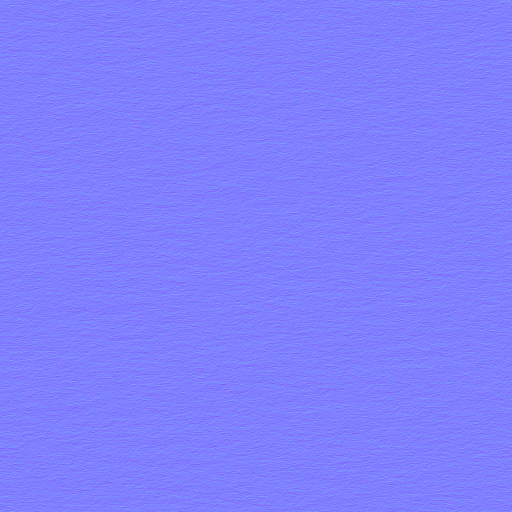
#> input picture assets/detail_grain_brushed_nor.png, 1024 x 1024 px (shown at 1/2 size)
$ python -i gen_detail_normal.py   (imports and definitions only)
#> lines starting #> are read from the running program, lines starting #| are printed output that depends on the picture
#!/usr/bin/env python3
# -*- coding: utf-8 -*-
"""디테일 그레인 노멀맵 절차 생성 — T1 재질층 §3.3 (W2-A5)

`t1_material_layer_spec_v1.md` v1.1 §3.3 이 "1순위 = 절차 생성" 으로 확정한 산출물.
저장소 보유분(`plaster_nor_dx` = mineral · `asphalt_nor_dx` = granular)은 §3.2 에서
이미 합격했으므로 **폴백**이고, 본 스크립트는 **제3계열(brushed) + 세 계열 공통 1순위**를
만든다. brushed 는 보유분 전멸(§3.2)이라 절차 외 대안이 없다.

핵심 규약 3건 (v1 과 다르다 — 반드시 지킬 것):
  1. **β 는 파워 지수**다.  power(height) ∝ f^(−β)   [v1.1 R2 · §3.3]
     v1 의 진폭 규약(amplitude ∝ f^−β)이 아니다. 두 규약은 2배 차이가 난다.
     노멀 = 높이장의 그래디언트 ⇒ 노멀 접선 파워 ∝ f^(2−β) ⇒ `slope_n ≈ 2 − β`.
  2. **나이퀴스트 컷** R > 0.45 (정규화 반경 주파수, 단위 cycles/px, 나이퀴스트 0.5).
     현행 변위 스킨이 M4 로 겪은 앨리어싱의 재발 차단.
  3. **자가검증 후에만 파일을 쓴다.** §3.1 게이트 불통과 시 exit 1 · 파일 0개.

측정 정의(`macro%`/`hf%`/`slope_n`/RMS)는 §3.4(a) 가 유일 원천이다. 본 스크립트는
`scripts/norm_spec.py` 가 있으면 그것을 쓰고, 없으면 §3.4(a) 공식을 그대로 인라인
구현한다(어느 쪽을 썼는지 stdout 에 각인한다). 인라인 구현의 정합성은 §3.4 의
**앵커 4맵**을 재측정해 소수점 1자리까지 일치하는지로 증명한다(`--verify-anchors`).

사용:
    python3 assets/gen_detail_normal.py                 # 생성 + 자가검증
    python3 assets/gen_detail_normal.py --verify-anchors # 측정기 앵커 재현만
    python3 assets/gen_detail_normal.py --dry-run       # 측정만, 파일 미저작
    python3 assets/gen_detail_normal.py --json out.json

GPU 0 · numpy + PIL 만 · 부작용은 `assets/detail_grain_*_nor.png` 3개뿐.
"""

import argparse
import json
import os
import sys

import numpy as np
from PIL import Image

HERE = os.path.dirname(os.path.abspath(__file__))
REPO = os.path.dirname(HERE)

# ---------------------------------------------------------------------------
# §3.1 합격 기준 (v1.1 재캘리브레이션)
# ---------------------------------------------------------------------------
# macro% 는 두 값을 함께 본다: 스펙 §3.1 문턱(10)이 정본이고, W2-A5 임무서가 준
# 완화 문턱(15)은 참고용이다. 게이트는 **엄격한 쪽(10)** 으로 건다 — 절차 생성은
# 예측 macro% 가 1 %대라 여유가 크므로 완화할 이유가 없다.
GATE = dict(
    macro_max=10.0,        # §3.1 — 모듈형 타일 맵 배제 필터
    macro_max_relaxed=15.0,  # 임무서 완화값(참고 열)
    slope_min=-0.9,        # §3.1 하한 — 0 에 가까울수록 백색잡음
    slope_max=+0.3,        # §3.1 [v1.1 신설] 상한 — 텍셀 해시 배제
    rms_min=0.12,
    rms_max=0.35,
    hf_min=10.0,           # 보조(교차 확인용). 판정에는 쓰지 않는다
)

# §3.4 검증 앵커 — 인라인 측정기가 반드시 재현해야 하는 값 (소수점 1자리)
ANCHORS = {
    "assets/scene01/concrete_wall_nor_dx.jpg": (-0.71, 4.1, 18.9, 0.056),
    "assets/scene01/asphalt_nor_dx.jpg":       (-0.66, 3.2, 13.3, 0.294),
    "assets/scene01/stone_flag_nor_dx.jpg":    (-2.46, 58.4, 2.5, 0.192),
    "assets/paving_interlock_nor.jpg":         (-1.98, 52.3, 4.8, 0.449),
}

# ---------------------------------------------------------------------------
# 생성 레시피 (§3.3 표)
# ---------------------------------------------------------------------------
# aniso = (ax, ay) — 진폭 성형에 쓰는 축별 주파수 스케일. 1.0/1.0 = 등방.
#   brushed 는 u 축 ×0.25 이방 필터: fx 를 0.25 로 나눠(=×4) 쓰면 x 방향 고주파가
#   더 빨리 감쇠 ⇒ **결이 u(=x) 축을 따라 길게 늘어난다**(브러시드 금속 스크래치).
RECIPES = [
    dict(name="mineral",  beta=2.0, rms=0.18, seed=7,
         aniso=(1.0, 1.0),
         note="포장·콘크리트·석재·연석·노징. plaster_nor_dx(RMS 0.159) 근방·등방"),
    dict(name="granular", beta=1.8, rms=0.28, seed=17,
         aniso=(1.0, 1.0),
         note="흙·자갈·아스팔트·눈. asphalt_nor_dx(RMS 0.294) 근방·등방"),
    dict(name="brushed",  beta=2.0, rms=0.14, seed=29,
         aniso=(0.25, 1.0),
         note="금속(이방 스크래치). 보유분 전멸이라 절차 외 대안 없음(§3.2)"),
]

N_DEFAULT = 1024
NYQ_CUT = 0.45


# ===========================================================================
# 측정기 — §3.4(a) 인라인 구현 (scripts/norm_spec.py 부재 시 폴백)
# ===========================================================================
def _crop_center(a, n):
    """네이티브 해상도에서 중앙 정사각 n 크롭. **리샘플 금지**."""
    h, w = a.shape[:2]
    y0 = (h - n) // 2
    x0 = (w - n) // 2
    return a[y0:y0 + n, x0:x0 + n]


def measure_tangent(nx, ny):
    """§3.4(a) 4)~8) — 접선 성분 2장에서 지표 4종을 낸다.

    nx, ny 는 **크롭이 끝난 정사각 float 배열**(값역 −1..1)이어야 한다.
    """
    n = nx.shape[0]
    # 4) 분리형 Hann 창 + **창 가중 평균 선차감**(재현 실패의 주 분기점)
    w1 = np.hanning(n)
    W = np.outer(w1, w1)
    sW = W.sum()

    def _prep(x):
        mu = float((W * x).sum() / sW)
        return (x - mu) * W

    # 5) FFT — 두 접선 성분 파워 합
    Fx = np.fft.fftshift(np.fft.fft2(_prep(nx)))
    Fy = np.fft.fftshift(np.fft.fft2(_prep(ny)))
    P = (np.abs(Fx) ** 2 + np.abs(Fy) ** 2)

    # 6) 방사 링 — fftshift 후 DC 는 인덱스 n//2
    iy, ix = np.indices((n, n))
    r = np.rint(np.hypot(iy - n // 2, ix - n // 2)).astype(np.int64)
    rmax = int(r.max())
    cnt = np.bincount(r.ravel(), minlength=rmax + 1).astype(np.float64)
    sm = np.bincount(r.ravel(), weights=P.ravel(), minlength=rmax + 1)
    prof = np.divide(sm, np.maximum(cnt, 1.0))

    r_nyq = n // 2
    # 7) 정규화 — **링 총합 가중**, DC(r=0) 제외
    T = float(sm[1:r_nyq + 1].sum())

    # 8) 지표
    r_macro = max(n // 32, 2)                       # N=1024 → r ∈ [1, 31]
    macro = 100.0 * float(sm[1:r_macro].sum()) / T
    hf = 100.0 * float(sm[n // 4:r_nyq + 1].sum()) / T

    rr = np.arange(3, n // 4)
    pp = prof[3:n // 4]
    ok = pp > 0
    slope = float(np.polyfit(np.log10(rr[ok]), np.log10(pp[ok]), 1)[0])

    rms = float(np.sqrt(np.mean(nx ** 2 + ny ** 2)))
    return dict(n=n, slope_n=slope, macro=macro, hf=hf, rms=rms)


def measure_file(path, n=N_DEFAULT):
    """§3.4(a) 1)~3) — 파일 로드 → 접선 성분 → 중앙 크롭 → measure_tangent."""
#> called with path = 'detail_grain_brushed_nor.png', n = 1024
    im = Image.open(path).convert("RGB")
#> im is the input picture: PIL image 1024x1024 RGB; mean R, G, B 127.5, 127.5, 253.8
    a = np.asarray(im, dtype=np.float32) / 255.0     # **sRGB 역감마 금지**
    nn = min(n, a.shape[0], a.shape[1])
#> nn = 1024
    a = _crop_center(a, nn)
    nx = 2.0 * a[:, :, 0] - 1.0
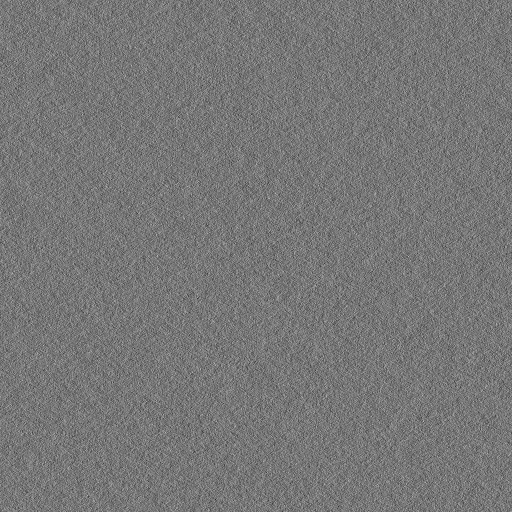
#> nx: shape (1024, 1024) float32 (shown at 1/2 size); min -0.278, max 0.318, mean -1.13e-06; drawn with min black and max white
    ny = 2.0 * a[:, :, 1] - 1.0                      # B/nz 는 쓰지 않는다
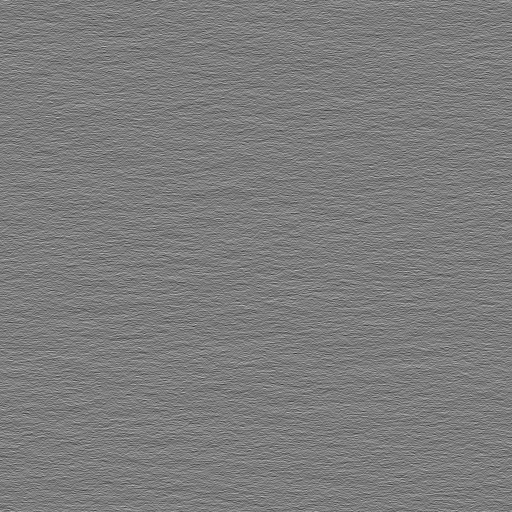
#> ny: shape (1024, 1024) float32 (shown at 1/2 size); min -0.569, max 0.592, mean 1.78e-06; drawn with min black and max white
    out = measure_tangent(nx, ny)
#> in _prep, `mu = float((W * x).sum() / sW)`: mu = -3.09e-05
#> in _prep (call 2), `mu = float((W * x).sum() / sW)`: mu = 6.69e-05
#> in _prep (call 2), `return (x - mu) * W`:
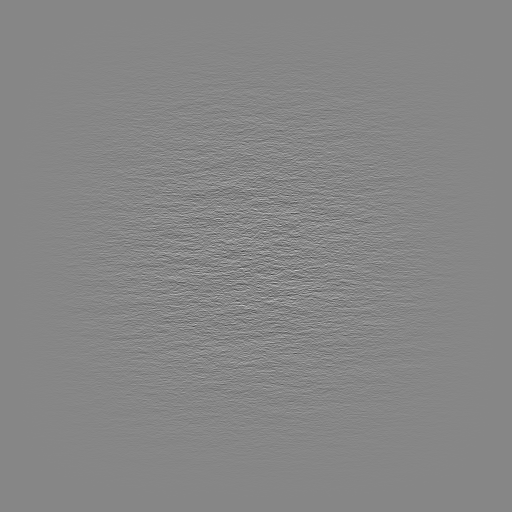
#> returned value: shape (1024, 1024) float64 (shown at 1/2 size); min -0.532, max 0.476, mean 7.46e-11; drawn with min black and max white
#> in measure_tangent, `P = (np.abs(Fx) ** 2 + np.abs(Fy) ** 2)`:
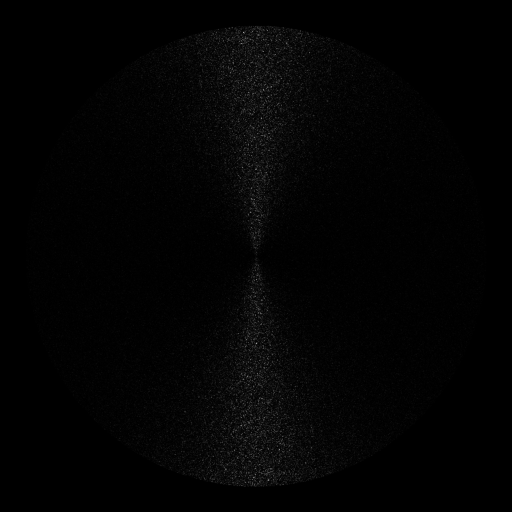
#> P: shape (1024, 1024) float64 (shown at 1/2 size); min 2.49e-08, max 217737, mean 2878.9; drawn with min black and max white
#> in measure_tangent, `sm = np.bincount(r.ravel(), weights=P.ravel(), minlength=rmax + 1)`: sm = 725 values, max 14360078 at index 434, min 2.49e-08 at index 0, mean 4163848.8
#> in measure_tangent, `prof = np.divide(sm, np.maximum(cnt, 1.0))`: prof = 725 values, max 7706.5 at index 7, min 2.49e-08 at index 0, mean 2921.5
#> in measure_tangent, `T = float(sm[1:r_nyq + 1].sum())`: T = 3.02e+09
#> in measure_tangent, `macro = 100.0 * float(sm[1:r_macro].sum()) / T`: macro = 0.514
#> in measure_tangent, `hf = 100.0 * float(sm[n // 4:r_nyq + 1].sum()) / T`: hf = 68.85
#> in measure_tangent, `pp = prof[3:n // 4]`: pp = 253 values, max 7706.5 at index 4, min 2897.2 at index 11, mean 4680.4
#> in measure_tangent, `slope = float(np.polyfit(np.log10(rr[ok]), np.log10(pp[ok]), 1)[0])`: slope = -0.0343
#> in measure_tangent, `rms = float(np.sqrt(np.mean(nx ** 2 + ny ** 2)))`: rms = 0.14
#> out = {'n': 1024, 'slope_n': -0.0343, 'macro': 0.514, 'hf': 68.85, 'rms': 0.14}
    out["path"] = path
    return out


# [243 lines left out: functions load_measurer, synth_normal, encode_normal, aniso_ratio, seam_ratio, gate and 2 more, not called in this run]


# [2 lines not run here, left out]

>>> result = measure_file('detail_grain_brushed_nor.png')
#> result = {'n': 1024, 'slope_n': -0.0343, 'macro': 0.514, 'hf': 68.85, 'rms': 0.14, 'path': 'detail_grain_brushed_nor.png'}

$ run again, on assets/signs/sign_caution_step.png
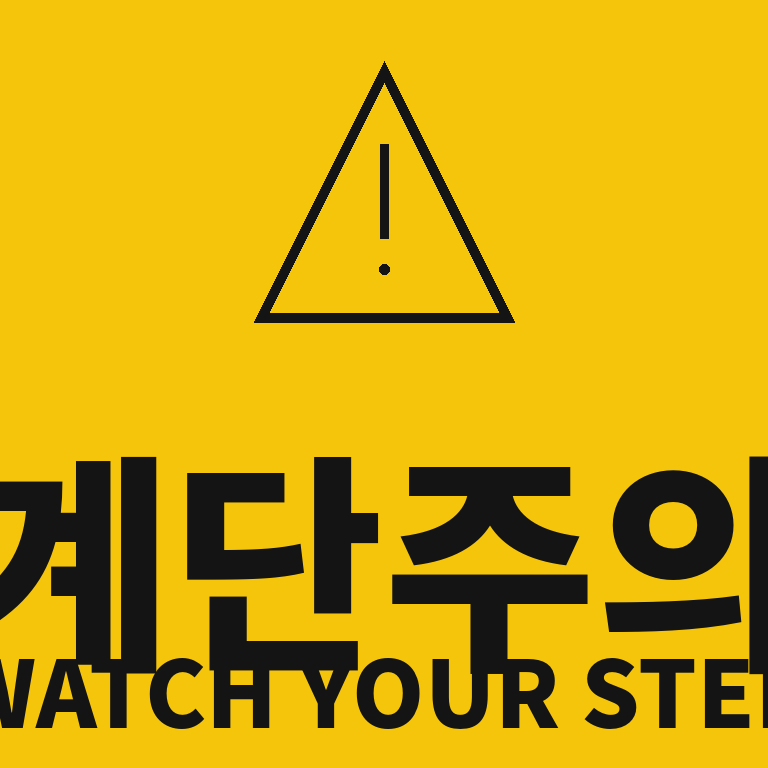
#> input picture assets/signs/sign_caution_step.png, 768 x 768 px
#> in measure_file, im is the input picture: PIL image 768x768 RGB; mean R, G, B 202.9, 163.9, 13.5
#> in measure_file, `nx = 2.0 * a[:, :, 0] - 1.0`:
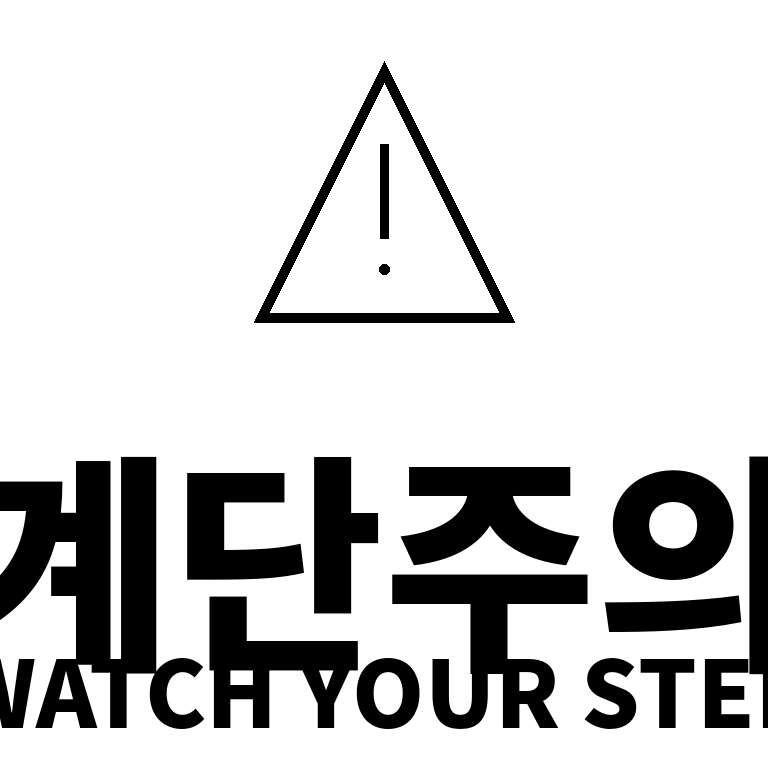
#> nx: shape (768, 768) float32; min -0.843, max 0.922, mean 0.592; drawn with min black and max white
#> mu = 0.599
#> in _prep, `return (x - mu) * W`:
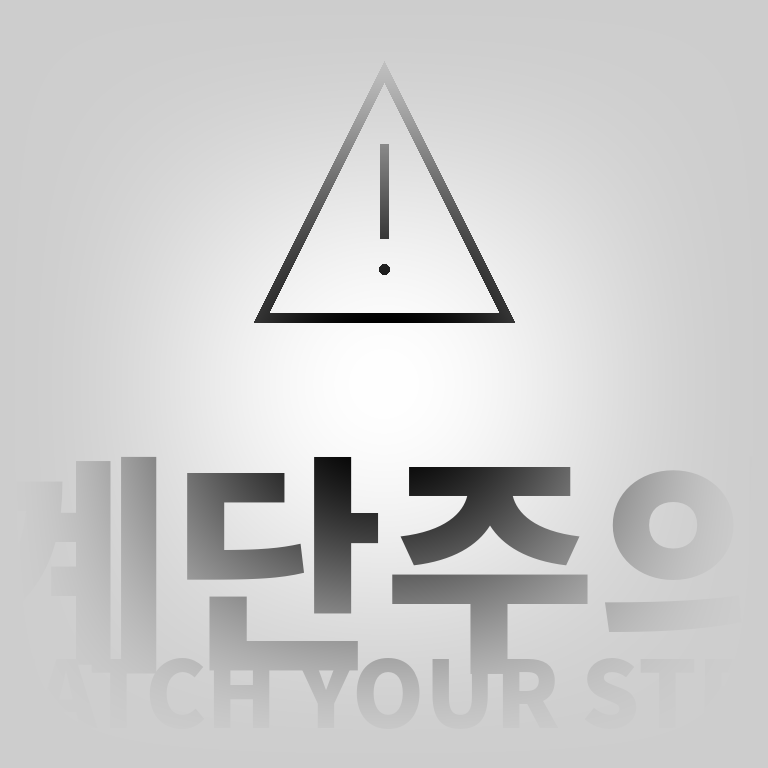
#> returned value: shape (768, 768) float64; min -1.35, max 0.323, mean 8.15e-09; drawn with min black and max white
#> sm = 544 values, max 3.37e+09 at index 1, min 2.31e-05 at index 0, mean 61657104.8
#> prof = 544 values, max 421550184.6 at index 1, min 2.31e-05 at index 0, mean 2000401.7
#> T = 3.35e+10
#> macro = 77.09
#> hf = 1.7
#> pp = 189 values, max 109239130.3 at index 0, min 2206.5 at index 157, mean 2411317.1
#> slope = -2.88
#> rms = 1.09
#> out = {'n': 768, 'slope_n': -2.88, 'macro': 77.09, 'hf': 1.7, 'rms': 1.09}
#> result = {'n': 768, 'slope_n': -2.88, 'macro': 77.09, 'hf': 1.7, 'rms': 1.09, 'path': 'signs/sign_caution_step.png'}
